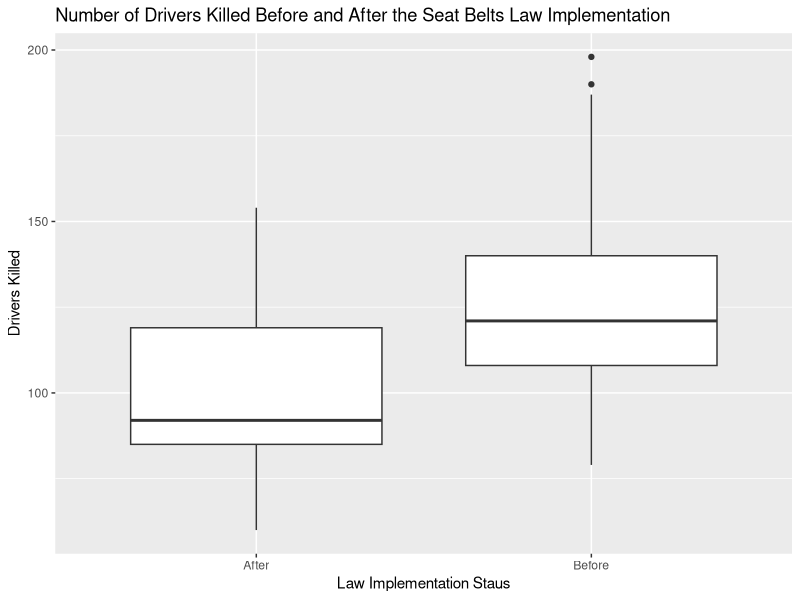
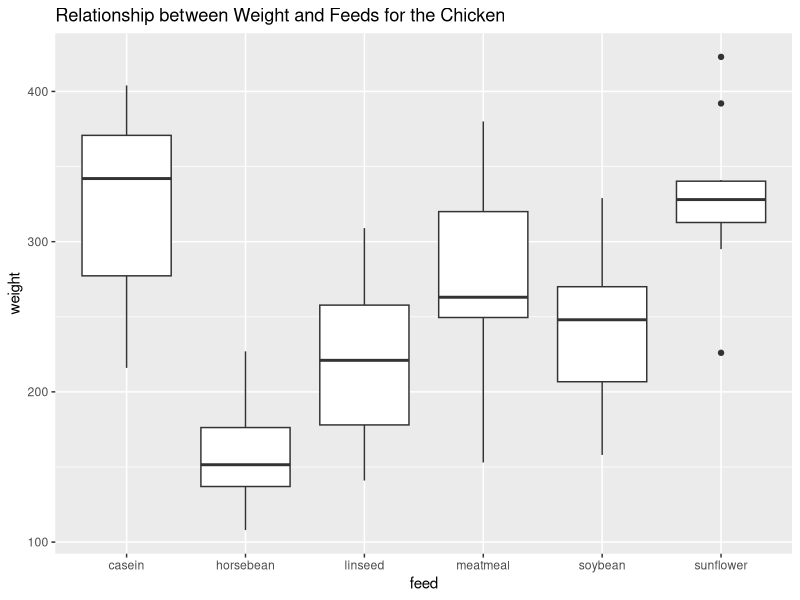
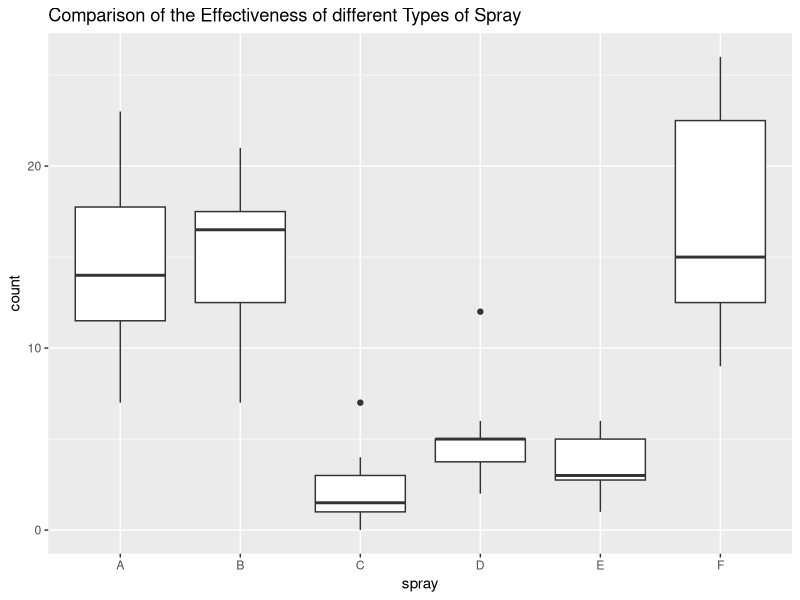
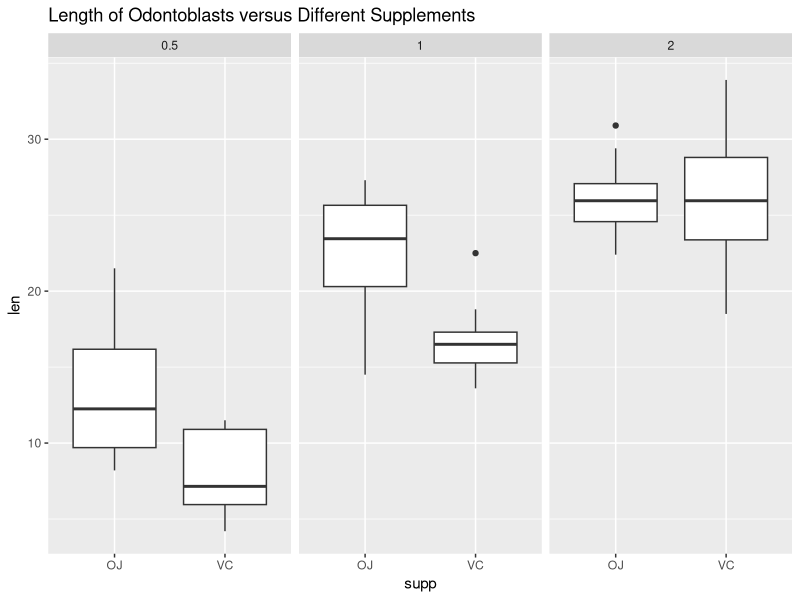

Here is the R script that generated these plots, in order:
## ---- chunk 1
library(tidyverse)
## ---- chunk 2
Seatbelts = as.data.frame(Seatbelts)

## The code below transform the law variable into a factor named "before" and "after" 
for (i in 1:nrow(Seatbelts)){
  if (Seatbelts$law[i] == 0){
    Seatbelts$law[i] = "Before"
  }else{
    Seatbelts$law[i] = "After"
  }
}
## ---- chunk 3
ggplot(Seatbelts,mapping = aes(x = as.factor(law),y = DriversKilled))+
  geom_boxplot()+
  xlab("Law Implementation Staus")+
  ylab("Drivers Killed")+
  ggtitle("Number of Drivers Killed Before and After the Seat Belts Law Implementation")
## ---- chunk 4
before_law = Seatbelts %>%
  filter(law == "Before")

after_law = Seatbelts %>%
  filter(law == "After")

mean(Seatbelts$DriversKilled) #Mean number of drivers killed 
mean(before_law$DriversKilled) #Mean number of drivers killed before the implementation of the law
mean(after_law$DriversKilled) #Mean number of drivers killed after the implementation of the law
## ---- chunk 5
data(chickwts)
## ---- chunk 6
ggplot(chickwts,aes(x = feed, y = weight)) +
  geom_boxplot()+
  ggtitle("Relationship between Weight and Feeds for the Chicken")
## ---- chunk 7
#Count observations for each feed type
tot_count <- chickwts %>%
  group_by(feed) %>%
  summarise(tot = n())

#Set a threshold of 250, and filter it and count again. Join the two tables
good_feed <- chickwts %>%
  filter(weight > 250) %>%
  group_by(feed) %>%
  summarise(good = n()) %>%
  right_join(tot_count)

#Set NA to 0, 2 digit option and calculate the 'good rate' for each feed.
good_feed$good[is.na(good_feed$good)] <- 0
options(digits = 3)
good_feed %>%
  mutate(good_rate = good / tot) %>%
  select(feed,tot,good_rate)

## ---- chunk 8
data(InsectSprays)
## ---- chunk 9
# Making a boxplot to compare different types of spray
ggplot(InsectSprays, mapping = aes(x = spray, y = count)) +
  geom_boxplot() + 
  ggtitle("Comparison of the Effectiveness of different Types of Spray")
## ---- chunk 10
InsectSprays %>%
  filter(spray == 'C') %>%
  mutate(mean = mean(count))%>%
  filter(count < quantile(count, 0.95)) %>% #Filter out the outlier (2 s.d)
  mutate(meanAfter = mean(count)) %>%
  select(mean,meanAfter) %>%
  head(1)
## ---- chunk 11
InsectSprays %>%
  filter(spray == 'D') %>%
  mutate(mean = mean(count))%>%
  filter(count < quantile(count, 0.95)) %>%
  mutate(meanAfter = mean(count)) %>%
  select(mean,meanAfter) %>%
  head(1)
## ---- chunk 12
data(ToothGrowth)
## ---- chunk 13
ggplot(ToothGrowth,aes(x = supp,y=len))+
  geom_boxplot()+
  facet_wrap(.~dose)+
  ggtitle("Length of Odontoblasts versus Different Supplements")
## ---- chunk 14
options(digits = 3)
# Calculate the mean of lenngths for each group
meanTable = ToothGrowth %>%
  group_by(supp,dose) %>%
  summarise(mean = mean(len))

meanTable %>%
  group_by(supp) %>%
  mutate(pct_change = (mean/lag(mean) - 1) * 100) %>%
  mutate(pct_change = replace_na(pct_change,0))
